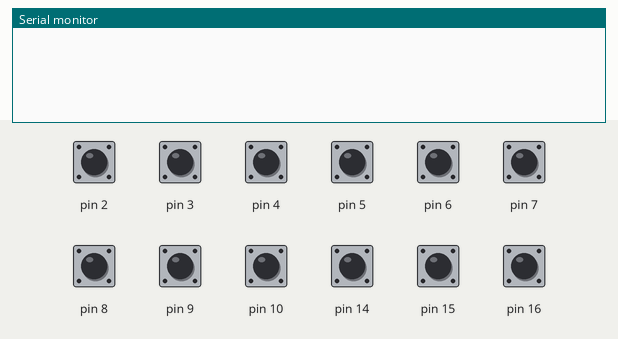
A sketch run on a simulated Arduino Leonardo, built with avr-gcc and run on an emulated ATmega32U4. Shown: the last lines printed to the serial monitor. The inputs (shaded band) are chosen by the test bench; at power-on: pin 2–10, pin 14–16 HIGH. USB keyboard and mouse output is not drawn.

Above: at 1.2 s.
1.3 s: pin 2 pulled LOW for 0.15 s
At 2.3 s:
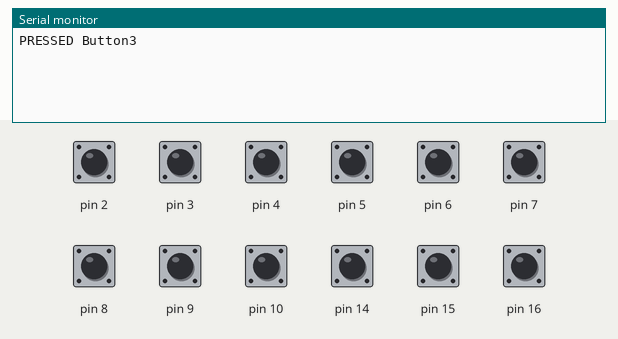
2.9 s: pin 3 pulled LOW for 0.15 s
At 3.5 s:
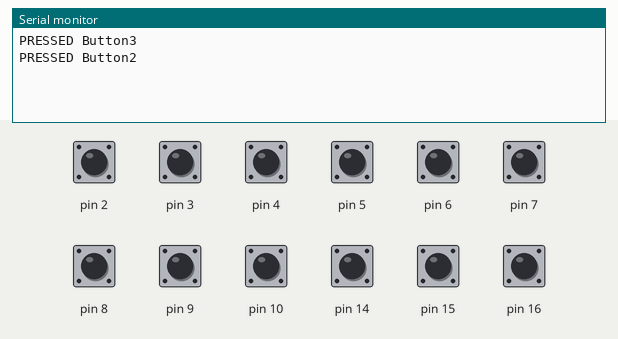
4.5 s: pin 4 pulled LOW for 0.15 s
At 5.7 s:
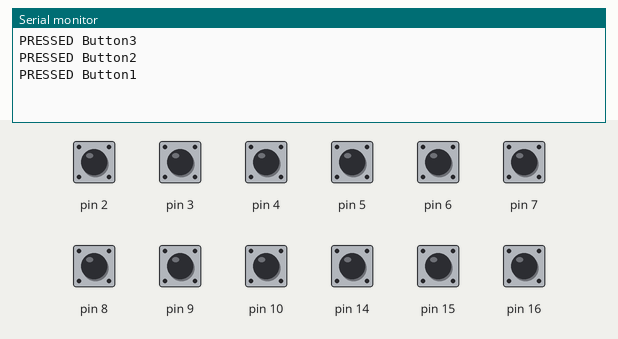
6.1 s: pin 5 pulled LOW for 0.15 s
At 7.1 s:
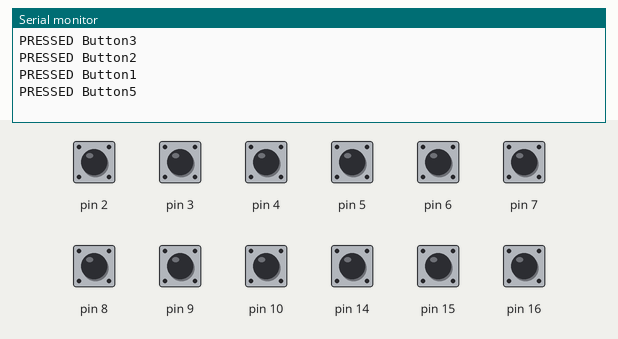
7.7 s: pin 6 pulled LOW for 0.15 s
At 8.3 s:
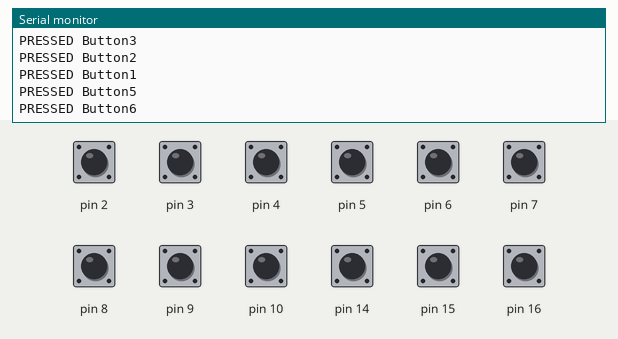
9.3 s: pin 7 pulled LOW for 0.15 s
At 10.8 s:
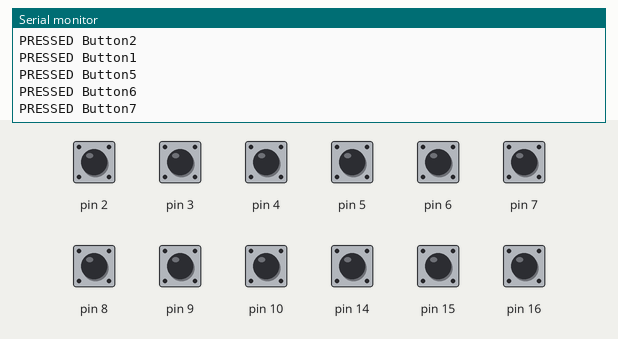
Timing chart, 0 to 11.9 s (numbered marks = the images above; inputs shaded):
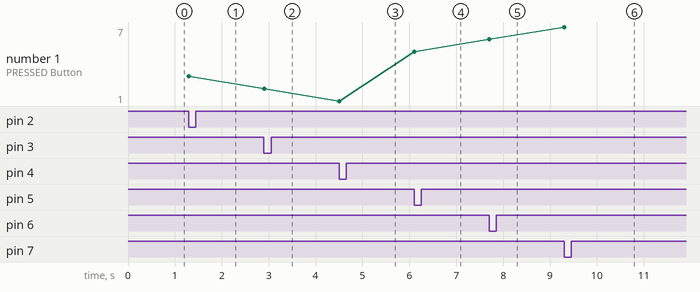

Measured:
- after the input at 1.3 s, the serial monitor: prints a new line at once (image 1)
- after the input at 2.9 s, the serial monitor: prints a new line at once (image 2)
- after the input at 4.5 s, the serial monitor: prints a new line at once (image 3)
- after the input at 6.1 s, the serial monitor: prints a new line at once (image 4)
- after the input at 7.7 s, the serial monitor: prints a new line at once (image 5)
- after the input at 9.3 s, the serial monitor: prints a new line at once (image 6)
- plotted number 1: 3 → 2 after the input at 2.9 s, 2 → 1 after the input at 4.5 s, 1 → 5 after the input at 6.1 s, 5 → 6 after the input at 7.7 s, 6 → 7 after the input at 9.3 s

The sketch:

shortcut_keyboard.ino
```cpp
#include <Keyboard.h>

using namespace std;

typedef struct
{
  int pin;
  String keyName;
  uint8_t lastRead;
} button;

button buttons[12] = {
    {4, "Button1", HIGH},
    {3, "Button2", HIGH},
    {2, "Button3", HIGH},
    {15, "Button4", HIGH},
    {5, "Button5", HIGH},
    {6, "Button6", HIGH},
    {7, "Button7", HIGH},
    {8, "Button8", HIGH},
    {9, "Button9", HIGH},
    {10, "Button10", HIGH},
    {16, "Button11", HIGH},
    {14, "Button12", HIGH},
};

uint8_t lastReads[12] = {};

void typeKey(int key)
{
  Keyboard.press(key);
  delay(50);
  Keyboard.release(key);
}

void openApp(String appName)
{
  Keyboard.press(KEY_LEFT_GUI);
  Keyboard.press(' ');
  Keyboard.releaseAll();

  delay(400);

  Keyboard.print(appName);

  delay(300);

  typeKey(KEY_RETURN);

  delay(300);
}

//https://www.arduino.cc/en/Reference/KeyboardModifiers

void missionControl()
{
  Keyboard.press(KEY_F3);
  Keyboard.releaseAll();
}

void dittoStackOpen()
{
  Keyboard.press(KEY_LEFT_GUI);
  Keyboard.press(KEY_LEFT_SHIFT);
  Keyboard.press('v');
  Keyboard.releaseAll();
}

void vsCodeBeauty()
{
  Keyboard.press(KEY_LEFT_ALT);
  Keyboard.press(KEY_LEFT_SHIFT);
  Keyboard.press('f');
  Keyboard.releaseAll();
}

void vsCodeSave()
{
  Keyboard.press(KEY_LEFT_GUI);
  Keyboard.press('s');
  Keyboard.releaseAll();
}

void leftDesktop()
{
  Keyboard.press(KEY_LEFT_CTRL);
  Keyboard.press(KEY_LEFT_ARROW);
  Keyboard.releaseAll();
}

void rightDesktop()
{
  Keyboard.press(KEY_LEFT_CTRL);
  Keyboard.press(KEY_RIGHT_ARROW);
  Keyboard.releaseAll();
}

void hideApplication()
{
  Keyboard.press(KEY_LEFT_GUI);
  Keyboard.press('m');
  Keyboard.releaseAll();
}

void spectacleFullScreen()
{
  Keyboard.press(KEY_LEFT_GUI);
  Keyboard.press(KEY_LEFT_ALT);
  Keyboard.press('f');
  Keyboard.releaseAll();
}

void spectacleCenterScreen()
{
  Keyboard.press(KEY_LEFT_GUI);
  Keyboard.press(KEY_LEFT_ALT);
  Keyboard.press('c');
  Keyboard.releaseAll();
}

void spectacleLeftScreen()
{
  Keyboard.press(KEY_LEFT_CTRL);
  Keyboard.press(KEY_LEFT_GUI);
  Keyboard.press(KEY_LEFT_ALT);
  Keyboard.press(KEY_LEFT_ARROW);

  Keyboard.releaseAll();
}

void spectacleRightScreen()
{
  Keyboard.press(KEY_LEFT_CTRL);
  Keyboard.press(KEY_LEFT_GUI);
  Keyboard.press(KEY_LEFT_ALT);
  Keyboard.press(KEY_RIGHT_ARROW);

  Keyboard.releaseAll();
}

void setup()
{

  Serial.begin(9600); // open the serial port at 9600 bps:
  Keyboard.begin();
  for (int i = 0; i < 12; i++)
  {
    button btn = buttons[i];
    int pin = btn.pin;
    pinMode(pin, INPUT_PULLUP);
    lastReads[i] = digitalRead(pin);
  }
}

void loop()
{

  for (int i = 0; i < 12; i++)
  {
    button btn = buttons[i];
    int pin = btn.pin;
    uint8_t currentRead = digitalRead(pin);
    if (currentRead == LOW && lastReads[i] == HIGH)
    {

      if (btn.keyName == "Button1")
      {
        vsCodeBeauty();
      }
      else if (btn.keyName == "Button2")
      {
        vsCodeSave();
      }
      else if (btn.keyName == "Button3")
      {
        dittoStackOpen();
      }
      else if (btn.keyName == "Button4")
      {
        missionControl();
      }
      else if (btn.keyName == "Button6")
      {
        spectacleFullScreen();
      }
      else if (btn.keyName == "Button5")
      {
        spectacleLeftScreen();
      }
      else if (btn.keyName == "Button8")
      {
        spectacleRightScreen();
      }
      else if (btn.keyName == "Button7")
      {
        //hideApplication();
        spectacleCenterScreen();
      }
      else if (btn.keyName == "Button9")
      {
        leftDesktop();
      }
      else if (btn.keyName == "Button12")
      {
        rightDesktop();
      }

      Serial.println("PRESSED " + btn.keyName);
    }

    lastReads[i] = currentRead;
  }
}
```
